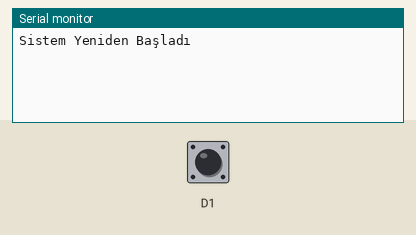
The sketch below on a simulated ESP8266 (NodeMCU). On the bench: the last lines printed to the serial monitor. The test bench sets the inputs (shaded band); at power-on: D1 HIGH. WiFi joins after 1.5 s; servers stay silent unless stated. At 12.6 s the program restarts the board; the recording ends there.

Above: at 2.7 s.
2.8 s: D1 pulled LOW for 0.15 s
At 3.7 s:
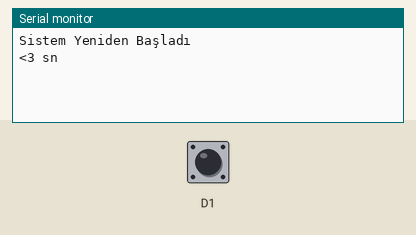
4.4 s: D1 pulled LOW for 3.2 s
At 9.0 s:
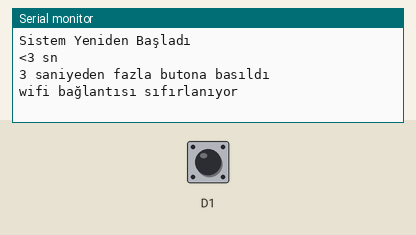

Measured:
- after the input at 2.8 s, the serial monitor: prints a new line after 0.15 s (image 1)
- after the input at 4.4 s, the serial monitor: prints a new line after 3.2 s (image 2)

The sketch:

wifi_maanger_withoutblynk.ino
```cpp
//bu projede nodemcu üzerindeki D1 PİNİNİ grounda çekerek 3 saniye beklemeniz gerekmektedir. ardından nodemcu kartı,
//kendini ap moduna alır ve sizin wifi ile kendisine bağlanmanızı bekler.
//WİFİ İLE bağlandıktan sonra kartın bağlanmasını istediğiniz ağı seçerek kaydedersiniz.
//artık siz tekrar değiştirene kadar kart bu ağa bağlanacaktır.
//bu projede kullanılan wifimanager kütüphanesinin html kısımları özelleştirilmiştir. Bundan dolayın kodun beraberinde gelen
//wifimanager kütüphanesini library ekle diyererek zip halinde dahil etmeniz sizin için daha iyi olur.
#include <WiFiManager.h>
bool res = false, resetle = false, button = false;
int buttonSayac = 0;
int sayac = 0;

WiFiManager wm;

void setup() {
  pinMode(D1, INPUT_PULLUP);
  Serial.begin(115200);
  Serial.println("Sistem Yeniden Başladı");
  WiFi.mode(WIFI_STA);
  res = wm.autoConnect("Home_Security_System", "t4?319Zk");
  attachInterrupt(digitalPinToInterrupt(D1), butonfonksiyonu, CHANGE); //pinin durumu CHANGE, RISING ve FALLING olabilir.
}
void loop()
{
  while (WiFi.status() != WL_CONNECTED) {
    WiFi.reconnect();
    Serial.print("Bağlantı Koptu");
    delay(3000);

    denetleyici();

  }
denetleyici();

}


void denetleyici()
{
  if (resetle)
    {
      resetle = false;
      Serial.print("wifi bağlantısı sıfırlanıyor");
      WiFi.disconnect(true);//ESPnin bağlantısını ağdan koparıyoruz
      delay(2000);
      wm.resetSettings();//hafızadaki ağ ayarlarını temizliyoruz
      delay(3000);
      ESP.reset();//esp'ye reset atıp yeniden başlatıyoruz
      delay(5000);
    }

  }

ICACHE_RAM_ATTR void butonfonksiyonu() {
  if (!button) { //butona şu ana kadar hiç basılmamışsa yani ilk basışı ifade ediyoruz
    if (digitalRead(D1) == LOW) { //ve D1 pini HIGH olmuş yani butona basılmışsa
      buttonSayac = millis(); //basma süresini takip edecek bir sayac tanımlıyoruz
      button = true; //ve butona basıldı bilgisini tutan değişkeni TRUE yapıyoruz.
    }
  }
  else { // eğer butona daha öncesinde basılmış ise
    if (digitalRead(D1) == HIGH) { //ve artık buton bırakılmış ise
      button = false; //butonu tekrar false a çek
      if ((millis() - buttonSayac) >= 50) { //eğer bu basma zarfında basma süresi 50ms den büyük ise hareketi kaale al ve
        if ((millis() - buttonSayac) >= 3000) { //toplam basma süresi 3sn den fazla sürmüş i
          Serial.println("3 saniyeden fazla butona basıldı");
          resetle = true;


        } else {       //////3sn den az bir basma olmuş ise

          sayac = 0;  //işimiz bitince de buton süre sayacını sıfırla
          Serial.println("<3 sn");
        }
      }
    }
  }

}
```
